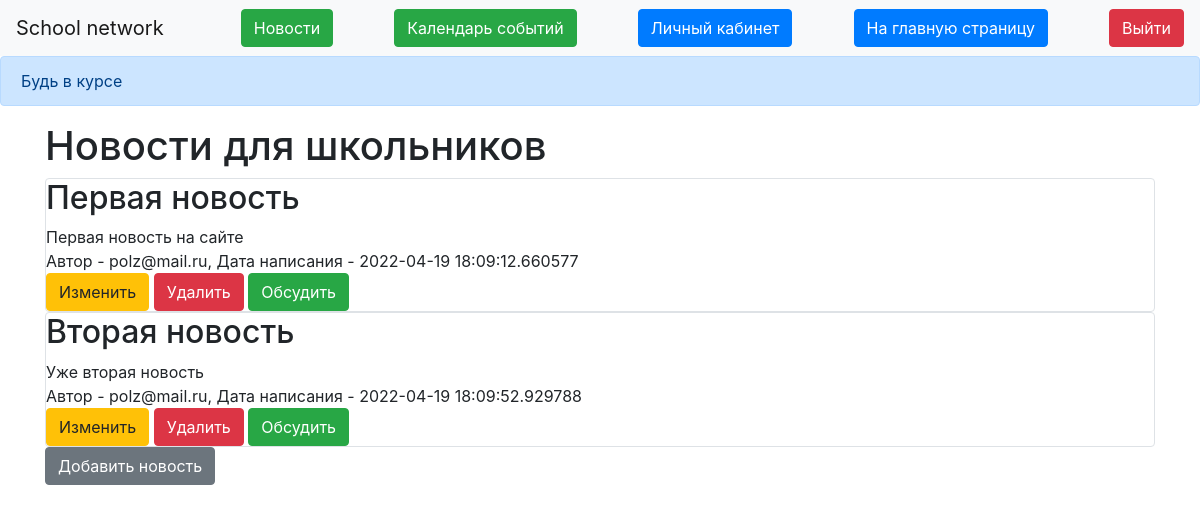
Before: /news (signed in) with the older database file.
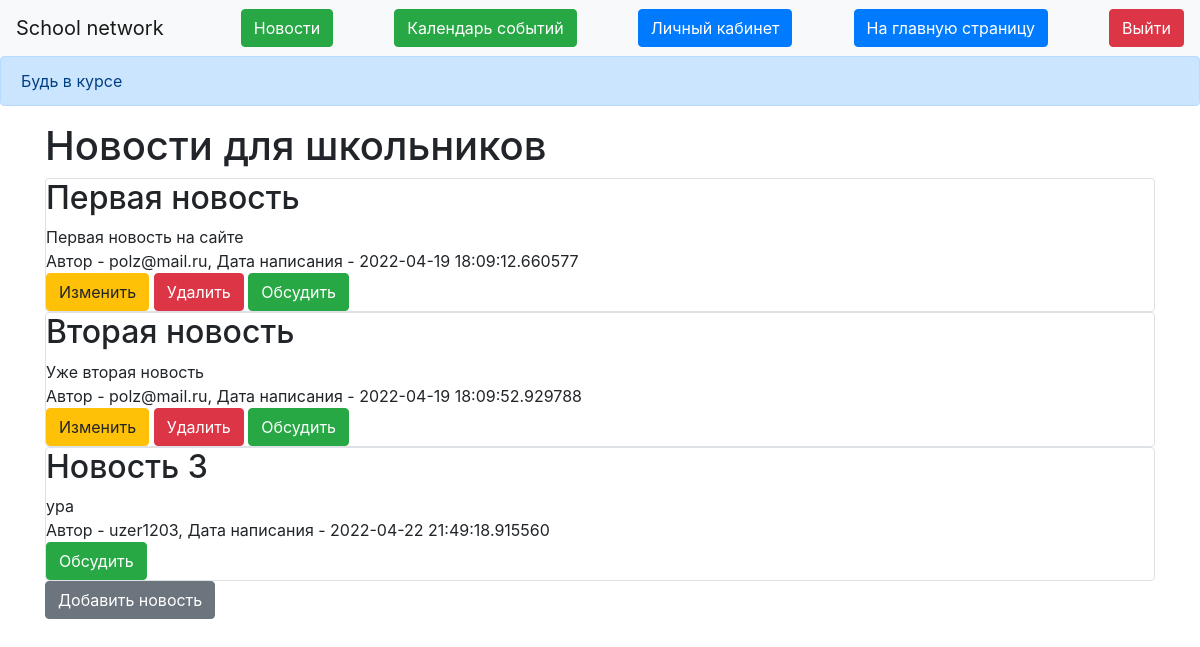
After: the same page with the newer database file.
### data/news.py (models this page shows)
class News(SqlAlchemyBase):
    __tablename__ = 'news'
    id = sqlalchemy.Column(sqlalchemy.Integer,
                           primary_key=True, autoincrement=True)
    title = sqlalchemy.Column(sqlalchemy.String, nullable=True)
    content = sqlalchemy.Column(sqlalchemy.String, nullable=True)
    created_date = sqlalchemy.Column(sqlalchemy.DateTime,
                                     default=datetime.datetime.now)
    for_which_form = sqlalchemy.Column(sqlalchemy.Boolean, default=True)
    user_id = sqlalchemy.Column(sqlalchemy.Integer,
                                sqlalchemy.ForeignKey("users.id"))
    is_news = sqlalchemy.Column(sqlalchemy.Boolean, default=True)
    user = orm.relation('User')

### data/users.py (models this page shows, shortened)
class User(SqlAlchemyBase, UserMixin):
    __tablename__ = 'users'
    id = sqlalchemy.Column(sqlalchemy.Integer,
                           primary_key=True, autoincrement=True)
    name = sqlalchemy.Column(sqlalchemy.String, nullable=True)
    about = sqlalchemy.Column(sqlalchemy.String, nullable=True)
    email = sqlalchemy.Column(sqlalchemy.String,
                              index=True, unique=True, nullable=True)
    hashed_password = sqlalchemy.Column(sqlalchemy.String, nullable=True)
    created_date = sqlalchemy.Column(sqlalchemy.DateTime,
                                     default=datetime.datetime.now)
    is_teacher = sqlalchemy.Column(sqlalchemy.Boolean, default=True)
    news = orm.relation("News", back_populates='user')

### main.py (the view)
@app.route("/news")
def index():
    db_session.global_init("db/blogs.db")
    db_sess = db_session.create_session()
    news = db_sess.query(News)
    teacher = db_sess.query(User).filter(User.id == current_user.id)
    return render_template("news.html", news=news, teacher=teacher)

### data/db_session.py (called while the page is built, shortened)
def global_init(db_file):
    global __factory
    if __factory:
        return

def create_session() -> Session:
    global __factory
    return __factory()

### main.py (called while the page is built)
@login_manager.user_loader
def load_user(user_id):
    db_sess = db_session.create_session()
    return db_sess.query(User).get(user_id)

### templates/news.html
{% extends "base.html" %}
{% block content %}
<h1>Новости для школьников</h1>
{% for item in news%}
<div class="col-md6 border rounded">
    <h2>{{item.title}}</h2>
    <div>
        {{item.content}}
    </div>
    <div>
        Автор - {{item.user.name}}, Дата написания - {{item.created_date}}
    </div>
    {% if current_user.is_authenticated and current_user == item.user %}
    <div>
        <a href="/news/{{ item.id }}" class="btn btn-warning">
            Изменить
        </a>
        <a href="/news_delete/{{ item.id }}" class="btn btn-danger">
            Удалить
        </a>
        <a class="btn btn-success" href="/obs/{{ item.id }}">Обсудить</a>
    </div>
    {% else %}
    <a class="btn btn-success" href="/obs/{{ item.id }}">Обсудить</a>
    {% endif %}
</div>
{% endfor %}
{% if current_user.is_authenticated%}
{% for i in teacher%}
{%if i.is_teacher == True%}
<a href="/news_add" class="btn btn-secondary">Добавить новость</a>
{%endif%}
{%endfor%}
{% endif %}
{% endblock %}

Changed rows visible on the page:
added News: title "Новость 3", content "ура", user.name "uzer1203", created_date "2022-04-22 21:49:18.915560"
